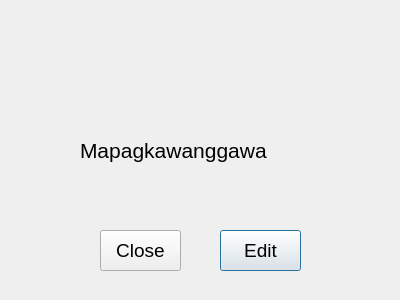
<?xml version="1.0" encoding="UTF-8"?>
<ui version="4.0">
 <class>GabrielInfo</class>
 <widget class="QDialog" name="GabrielInfo">
  <property name="geometry">
   <rect>
    <x>0</x>
    <y>0</y>
    <width>400</width>
    <height>300</height>
   </rect>
  </property>
  <property name="windowTitle">
   <string>Dialog</string>
  </property>
  <widget class="QLabel" name="label_2">
   <property name="geometry">
    <rect>
     <x>80</x>
     <y>90</y>
     <width>261</width>
     <height>121</height>
    </rect>
   </property>
   <property name="font">
    <font>
     <pointsize>16</pointsize>
    </font>
   </property>
   <property name="text">
    <string>Mapagkawanggawa</string>
   </property>
  </widget>
  <widget class="QPushButton" name="pushButton_2">
   <property name="geometry">
    <rect>
     <x>220</x>
     <y>230</y>
     <width>81</width>
     <height>41</height>
    </rect>
   </property>
   <property name="font">
    <font>
     <pointsize>14</pointsize>
    </font>
   </property>
   <property name="text">
    <string>Edit</string>
   </property>
  </widget>
  <widget class="QPushButton" name="pushButton">
   <property name="geometry">
    <rect>
     <x>100</x>
     <y>230</y>
     <width>81</width>
     <height>41</height>
    </rect>
   </property>
   <property name="font">
    <font>
     <pointsize>14</pointsize>
    </font>
   </property>
   <property name="text">
    <string>Close</string>
   </property>
  </widget>
 </widget>
 <resources/>
 <connections>
  <connection>
   <sender>pushButton</sender>
   <signal>clicked()</signal>
   <receiver>GabrielInfo</receiver>
   <slot>hide()</slot>
   <hints>
    <hint type="sourcelabel">
     <x>135</x>
     <y>256</y>
    </hint>
    <hint type="destinationlabel">
     <x>45</x>
     <y>253</y>
    </hint>
   </hints>
  </connection>
 </connections>
</ui>
